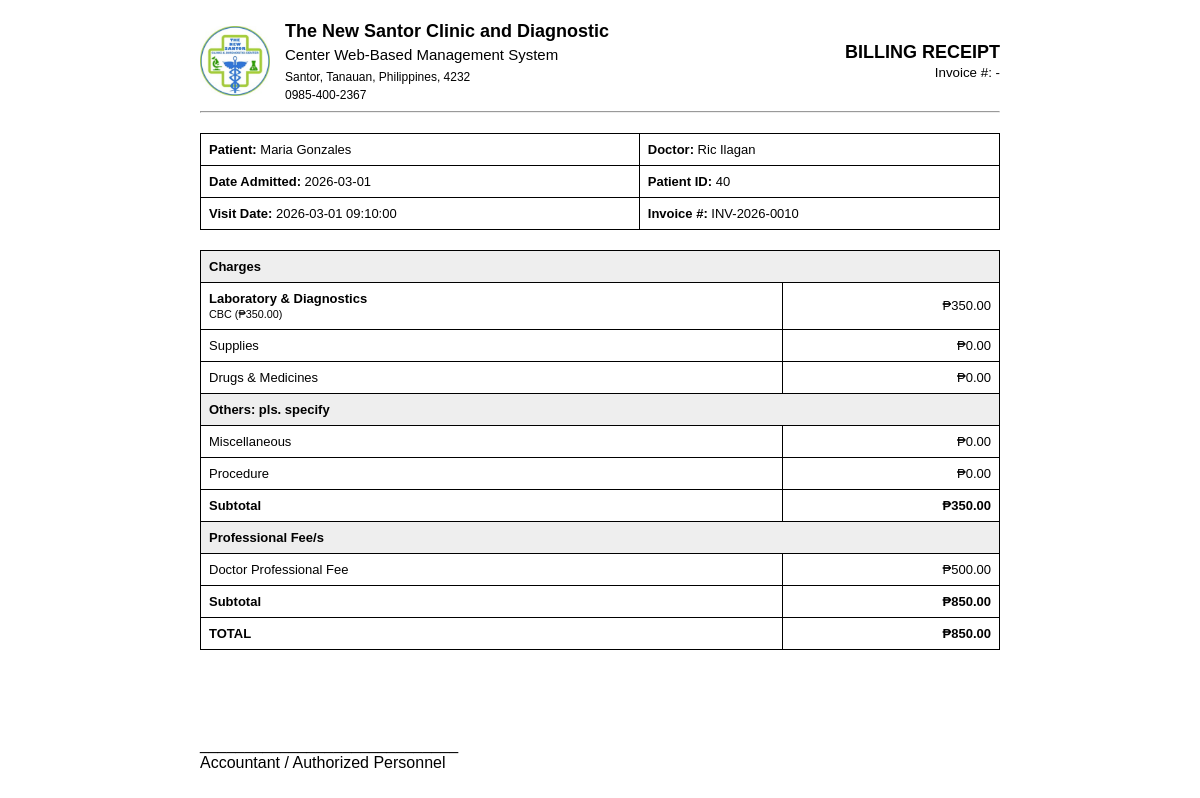
Page /billing/view.php?visit_id=13 (signed in) on the committed database.
### tables this page shows
CREATE TABLE `patient_test_visits` (
  `id` int(11) NOT NULL,
  `patient_id` int(11) NOT NULL,
  `created_at` datetime NOT NULL
);

CREATE TABLE `patients` (
  `id` int(11) NOT NULL,
  `full_name` varchar(150) NOT NULL,
  `date_of_birth` date DEFAULT NULL,
  `sex` enum('Male','Female') DEFAULT NULL,
  `age` int(11) NOT NULL,
  `address` varchar(255) NOT NULL,
  `phone` varchar(30) NOT NULL,
  `email` varchar(120) DEFAULT NULL,
  `attending_doctor_id` int(11) NOT NULL,
  `date_admitted` date NOT NULL,
  `professional_fee` decimal(10,2) NOT NULL DEFAULT 0.00,
  `invoice_number` varchar(100) DEFAULT NULL,
  `created_at` timestamp NOT NULL DEFAULT current_timestamp(),
  `appointment_id` int(11) DEFAULT NULL,
  `is_archived` tinyint(1) DEFAULT 0
);

CREATE TABLE `doctors` (
  `id` int(11) NOT NULL,
  `full_name` varchar(150) NOT NULL,
  `phone` varchar(30) DEFAULT NULL,
  `is_available` tinyint(1) NOT NULL DEFAULT 1,
  `created_at` timestamp NOT NULL DEFAULT current_timestamp(),
  `user_id` int(11) NOT NULL
);

### billing/view.php (the view, shortened to what this page needs)
<?php
require_once '../../includes/config.php';
$visit_id = (int) $_GET['visit_id'];
$stmt = $pdo->prepare("
    SELECT
        v.id AS visit_id,
        v.created_at AS visit_date,
        p.id AS patient_id,
        p.full_name,
        p.date_admitted,
        p.professional_fee,
        p.invoice_number,
        d.full_name AS doctor_name
    FROM patient_test_visits v
    JOIN patients p ON p.id = v.patient_id
    LEFT JOIN doctors d ON d.id = p.attending_doctor_id
    WHERE v.id = ?
");
$stmt->execute([$visit_id]);
$data = $stmt->fetch(PDO::FETCH_ASSOC);
$stmt = $pdo->prepare("
    SELECT lt.name, pt.test_fee
    FROM patient_tests pt
    JOIN lab_tests lt ON lt.id = pt.lab_test_id
    WHERE pt.visit_id = ?
");
$stmt->execute([$visit_id]);
$tests = $stmt->fetchAll(PDO::FETCH_ASSOC);
$totalLab = 0;
$testNames = [];
foreach ($tests as $t) {
    $fee = (float)$t['test_fee'];
    $totalLab += $fee;
    $testNames[] = $t['name'] . " (₱" . number_format($fee,2) . ")";
}
$labSummary = implode(", ", $testNames);
$supplies = 0;
$drugs = 0;
$misc = 0;
$procedure = 0;
$subTotal = $totalLab + $supplies + $drugs + $misc + $procedure;
$professionalFee = (float)$data['professional_fee'];
$overallSubtotal = $subTotal + $professionalFee;
$total = $overallSubtotal;
?>
<!DOCTYPE html>
<html>
<head>
</head>
<body>
<div class="container">
<div class="header">
    <div class="left">
        <img src="logo.png" alt="Clinic Logo">
        <div class="clinic-info">
            <h2>
                The New Santor Clinic and Diagnostic<br>
                <span style="font-weight:normal;font-size:15px;">
                Center Web-Based Management System
                </span>
            </h2>
            <small>Santor, Tanauan, Philippines, 4232</small><br>
            <small>0985-400-2367</small>
        </div>
    </div>
    <div class="title">
        <h1>BILLING RECEIPT</h1>
        <small>Invoice #: <?= htmlspecialchars($patient['invoice_number'] ?? '-') ?></small>
    </div>
</div>
<hr>
<table>
<tr>
<td><strong>Patient:</strong> <?= htmlspecialchars($data['full_name']) ?></td>
<td><strong>Doctor:</strong> <?= htmlspecialchars($data['doctor_name'] ?? '-') ?></td>
</tr>
<tr>
<td><strong>Date Admitted:</strong> <?= htmlspecialchars($data['date_admitted']) ?></td>
<td><strong>Patient ID:</strong> <?= $data['patient_id'] ?></td>
</tr>
<tr>
<td><strong>Visit Date:</strong> <?= htmlspecialchars($data['visit_date']) ?></td>
<td><strong>Invoice #:</strong> <?= htmlspecialchars($data['invoice_number'] ?? '-') ?></td>
</tr>
</table>
<table>
<tr class="section-title">
<td colspan="2">Charges</td>
</tr>
<tr>
<td>
<strong>Laboratory & Diagnostics</strong><br>
<small><?= $labSummary ?: 'No tests recorded' ?></small>
</td>
<td class="right">₱<?= number_format($totalLab,2) ?></td>
</tr>
<tr>
<td>Supplies</td>
<td class="right">₱<?= number_format($supplies,2) ?></td>
</tr>
<tr>
<td>Drugs & Medicines</td>
<td class="right">₱<?= number_format($drugs,2) ?></td>
</tr>
<tr class="section-title">
<td colspan="2">Others: pls. specify</td>
</tr>
<tr>
<td>Miscellaneous</td>
<td class="right">₱<?= number_format($misc,2) ?></td>
</tr>
<tr>
<td>Procedure</td>
<td class="right">₱<?= number_format($procedure,2) ?></td>
</tr>
<tr>
<td><strong>Subtotal</strong></td>
<td class="right"><strong>₱<?= number_format($subTotal,2) ?></strong></td>
</tr>
<tr class="section-title">
<td colspan="2">Professional Fee/s</td>
</tr>
<tr>
<td>Doctor Professional Fee</td>
<td class="right">₱<?= number_format($professionalFee,2) ?></td>
</tr>
<tr>
<td><strong>Subtotal</strong></td>
<td class="right"><strong>₱<?= number_format($overallSubtotal,2) ?></strong></td>
</tr>
<tr>
<td><strong>TOTAL</strong></td>
<td class="right"><strong>₱<?= number_format($total,2) ?></strong></td>
</tr>
</table>
<div class="signature">
<br><br>
_____________________________<br>
Accountant / Authorized Personnel
</div>
<br>
</div>
</body>
</html>

### billing/view.php (style rules this page uses)
body { font-family:Arial; margin:0; }
.container { width:800px; margin:auto; padding:20px; }
.header { display:flex; justify-content:space-between; align-items:center; }
.left { display:flex; align-items:center; }
.left img { width:70px; margin-right:15px; }
.clinic-info h2 { margin:0; font-size:18px; line-height:1.3; }
.clinic-info small { font-size:12px; }
.title { text-align:right; }
.title h1 { font-size:18px; margin:0; }
table { width:100%; border-collapse:collapse; margin-top:20px; }
td, th { border:1px solid #000; padding:8px; font-size:13px; }
.section-title { font-weight:bold; background:#eee; }
.right { text-align:right; }
.signature { margin-top:50px; }

### rows in the picture
patient_test_visits: patient.full_name "Maria Gonzales", doctors.full_name "Ric Ilagan", patient.date_admitted "2026-03-01", patient "40", created_at "2026-03-01 09:10:00", patient.invoice_number "INV-2026-0010", patient.professional_fee "500.00", patient.professional_fee "850.00"

### other values in the picture
$patient['invoice_number'] "-"
$labSummary ?: 'No tests recorded' "CBC (₱350.00)"
$totalLab "350.00"
$supplies "0.00"
$drugs "0.00"
$misc "0.00"
$procedure "0.00"
$subTotal "350.00"
